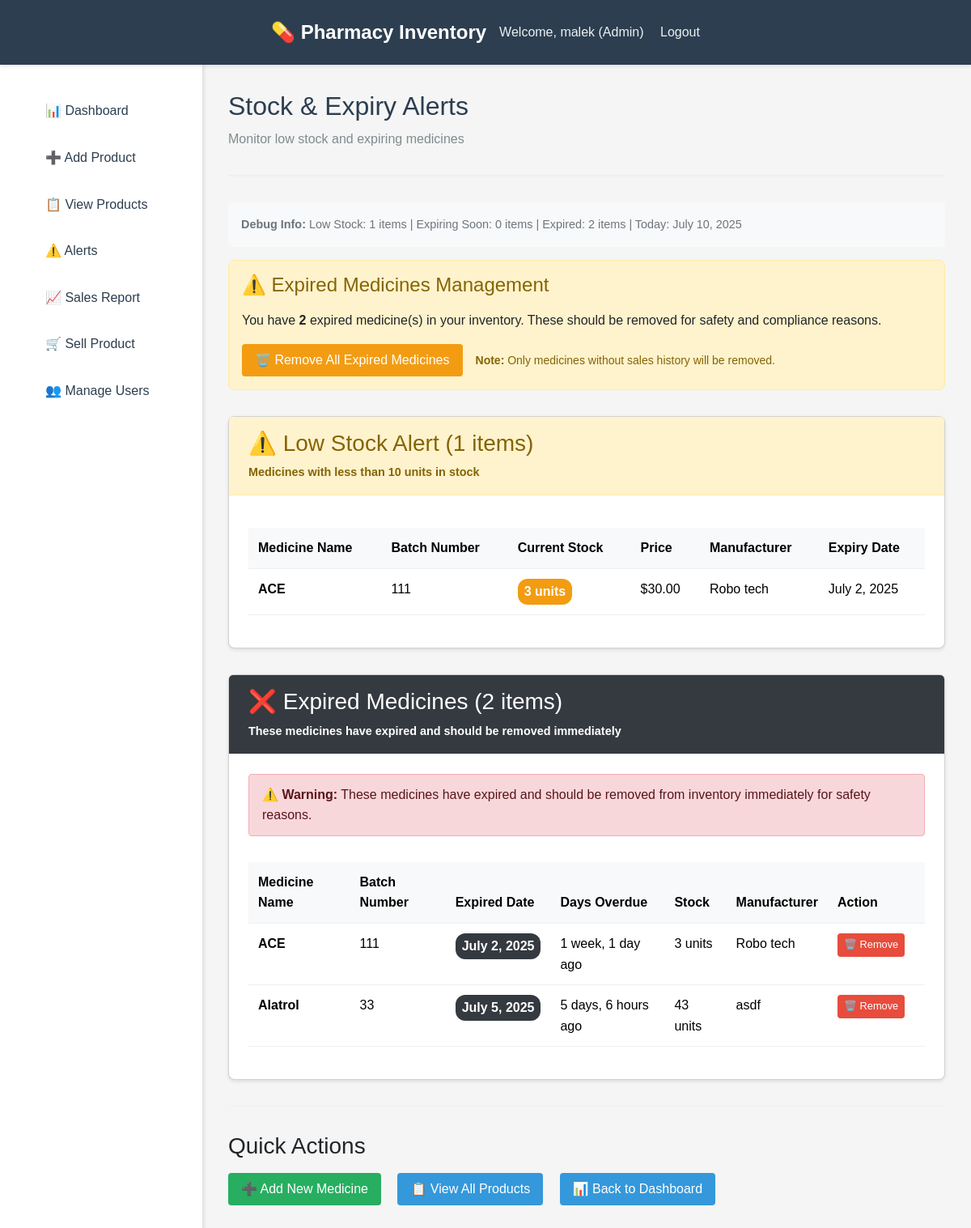
Screenshot of /alerts/ (signed in) with the database file from the repository.
### inventory/models.py (models this page shows, shortened)
class UserProfile(models.Model):
    ROLE_CHOICES = [
        ('admin', 'Admin'),
        ('manager', 'Manager'),
        ('sales_staff', 'Sales Staff'),
    ]
    user = models.OneToOneField(User, on_delete=models.CASCADE)
    role = models.CharField(max_length=20, choices=ROLE_CHOICES, default='sales_staff')
    phone = models.CharField(max_length=15, blank=True)

class Medicine(models.Model):
    name = models.CharField(max_length=200)
    batch_number = models.CharField(max_length=100)
    quantity = models.IntegerField()
    expiry_date = models.DateField()
    price = models.DecimalField(max_digits=10, decimal_places=2)
    manufacturer = models.CharField(max_length=200)
    created_at = models.DateTimeField(auto_now_add=True)
    updated_at = models.DateTimeField(auto_now=True)
    class Meta:
        unique_together = ['name', 'batch_number']

### inventory/views.py (the view)
# urls.py: path('alerts/', views.alerts, name='alerts'),
@login_required
@role_required(['admin', 'manager'])
def alerts(request):
    today = timezone.now().date()
    thirty_days_from_now = today + timedelta(days=30)
    low_stock_medicines = Medicine.objects.filter(quantity__lt=10).order_by('quantity', 'name')
    expiring_medicines = Medicine.objects.filter(
        expiry_date__lte=thirty_days_from_now,
        expiry_date__gt=today
    ).order_by('expiry_date', 'name')
    expired_medicines = Medicine.objects.filter(
        expiry_date__lt=today
    ).order_by('expiry_date', 'name')
    print(f"Low stock count: {low_stock_medicines.count()}")
    print(f"Expiring soon count: {expiring_medicines.count()}")
    print(f"Expired count: {expired_medicines.count()}")
    if low_stock_medicines.exists():
        print("Sample low stock medicines:")
        for med in low_stock_medicines[:3]:
            print(f"  - {med.name}: {med.quantity} units")
    if expiring_medicines.exists():
        print("Sample expiring medicines:")
        for med in expiring_medicines[:3]:
            print(f"  - {med.name}: expires {med.expiry_date}")
    context = {
        'low_stock_medicines': low_stock_medicines,
        'expiring_medicines': expiring_medicines,
        'expired_medicines': expired_medicines,
        'today': today,
        'thirty_days_from_now': thirty_days_from_now,
    }
    return render(request, 'inventory/alerts.html', context)

### templates/inventory/alerts.html (shortened to what this page needs)
{% extends 'base.html' %}
{% block content %}
<div style="padding-bottom: 1rem; margin-bottom: 2rem; border-bottom: 2px solid #ecf0f1;">
    <h1 style="font-size: 2rem; color: #2c3e50;">Stock & Expiry Alerts</h1>
    <p style="color: #7f8c8d;">Monitor low stock and expiring medicines</p>
</div>
<div style="background: #f8f9fa; padding: 1rem; border-radius: 4px; margin-bottom: 1rem; font-size: 0.9rem; color: #6c757d;">
    <strong>Debug Info:</strong>
    Low Stock: {{ low_stock_medicines.count }} items |
    Expiring Soon: {{ expiring_medicines.count }} items |
    Expired: {{ expired_medicines.count }} items |
    Today: {{ today }}
</div>
{% if expired_medicines %}
<div class="bulk-remove-section">
    <h4 style="color: #856404; margin-bottom: 1rem;">⚠️ Expired Medicines Management</h4>
    <p style="margin-bottom: 1rem;">
        You have <strong>{{ expired_medicines.count }}</strong> expired medicine(s) in your inventory.
        These should be removed for safety and compliance reasons.
    </p>
    <div style="display: flex; gap: 1rem; align-items: center;">
        <button type="button" class="btn btn-warning" onclick="showBulkRemoveModal()">
            🗑️ Remove All Expired Medicines
        </button>
        <small style="color: #856404;">
            <strong>Note:</strong> Only medicines without sales history will be removed.
        </small>
    </div>
</div>
{% endif %}
{% if low_stock_medicines %}
<div class="card" style="margin-bottom: 2rem;">
    <div class="card-header" style="background-color: #fff3cd; color: #856404; border-color: #ffeaa7;">
        <h3 style="margin: 0; display: flex; align-items: center;">
            ⚠️ Low Stock Alert ({{ low_stock_medicines.count }} items)
        </h3>
        <p style="margin: 0.5rem 0 0 0; font-size: 0.9rem;">Medicines with less than 10 units in stock</p>
    </div>
    <div class="card-body">
        <div style="overflow-x: auto;">
            <table class="table">
                <thead>
                    <tr>
                        <th>Medicine Name</th>
                        <th>Batch Number</th>
                        <th>Current Stock</th>
                        <th>Price</th>
                        <th>Manufacturer</th>
                        <th>Expiry Date</th>
                    </tr>
                </thead>
                <tbody>
                    {% for medicine in low_stock_medicines %}
                    <tr style="{% if medicine.quantity <= 5 %}background-color: #f8d7da;{% endif %}">
                        <td><strong>{{ medicine.name }}</strong></td>
                        <td>{{ medicine.batch_number }}</td>
                        <td>
                            <span class="badge badge-warning" style="font-size: 1rem; padding: 0.5rem;">
                                {{ medicine.quantity }} units
                            </span>
                        </td>
                        <td>${{ medicine.price }}</td>
                        <td>{{ medicine.manufacturer }}</td>
                        <td>{{ medicine.expiry_date }}</td>
                    </tr>
                    {% endfor %}
                </tbody>
            </table>
        </div>
    </div>
</div>
{% endif %}
{% if expired_medicines %}
<div class="card" style="margin-bottom: 2rem;">
    <div class="card-header" style="background-color: #343a40; color: white;">
        <h3 style="margin: 0; display: flex; align-items: center;">
            ❌ Expired Medicines ({{ expired_medicines.count }} items)
        </h3>
        <p style="margin: 0.5rem 0 0 0; font-size: 0.9rem;">These medicines have expired and should be removed immediately</p>
    </div>
    <div class="card-body">
        <div class="alert alert-danger" style="margin-bottom: 1rem;">
            <strong>⚠️ Warning:</strong> These medicines have expired and should be removed from inventory immediately for safety reasons.
        </div>
        <div style="overflow-x: auto;">
            <table class="table">
                <thead>
                    <tr>
                        <th>Medicine Name</th>
                        <th>Batch Number</th>
                        <th>Expired Date</th>
                        <th>Days Overdue</th>
                        <th>Stock</th>
                        <th>Manufacturer</th>
                        <th class="action-column">Action</th>
                    </tr>
                </thead>
                <tbody>
                    {% for medicine in expired_medicines %}
                    <tr style="background-color: #f8d7da;" id="medicine-row-{{ medicine.id }}">
                        <td><strong>{{ medicine.name }}</strong></td>
                        <td>{{ medicine.batch_number }}</td>
                        <td>
                            <span class="badge" style="background-color: #343a40; color: white; font-size: 1rem; padding: 0.5rem;">
                                {{ medicine.expiry_date }}
                            </span>
                        </td>
                        <td>
                            {% with days_overdue=medicine.expiry_date|timesince %}
                                {{ days_overdue }} ago
                            {% endwith %}
                        </td>
                        <td>{{ medicine.quantity }} units</td>
                        <td>{{ medicine.manufacturer }}</td>
                        <td class="action-column">
                            <button type="button" class="remove-btn"
                                    onclick="showRemoveModal({{ medicine.id }}, '{{ medicine.name }}', '{{ medicine.batch_number }}')">
                                🗑️ Remove
                            </button>
                        </td>
                    </tr>
                    {% endfor %}
                </tbody>
            </table>
        </div>
    </div>
</div>
{% endif %}
<div style="margin-top: 2rem; padding-top: 2rem; border-top: 1px solid #ecf0f1;">
    <h3 style="margin-bottom: 1rem;">Quick Actions</h3>
    <a href="{% url 'add_product' %}" class="btn btn-success" style="margin-right: 1rem;">
        ➕ Add New Medicine
    </a>
    <a href="{% url 'product_list' %}" class="btn">
        📋 View All Products
    </a>
    <a href="{% url 'dashboard' %}" class="btn" style="margin-left: 1rem;">
        📊 Back to Dashboard
    </a>
</div>
{% endblock %}

### templates/base.html (shortened to what this page needs)
<!DOCTYPE html>
<html lang="en">
<head>
    <link href="https://cdn.jsdelivr.net/npm/bootstrap@5.3.3/dist/css/bootstrap.min.css" rel="stylesheet">
</head>
<body>
    {% if user.is_authenticated %}
    <nav class="navbar">
        <div class="navbar-content">
            <a href="{% url 'dashboard' %}" class="navbar-brand">
                💊 Pharmacy Inventory
            </a>
            <div class="navbar-user">
                Welcome, {{ user.get_full_name|default:user.username }}
                {% if user.userprofile %}
                    ({{ user.userprofile.get_role_display }})
                {% endif %}
                <a href="{% url 'logout' %}">Logout</a>
            </div>
        </div>
    </nav>
    <div class="main-content">
        <nav class="sidebar">
            <ul>
                <li><a href="{% url 'dashboard' %}">📊 Dashboard</a></li>
                {% if user.userprofile.role != 'sales_staff' %}
                <li><a href="{% url 'add_product' %}">➕ Add Product</a></li>
                <li><a href="{% url 'product_list' %}">📋 View Products</a></li>
                <li><a href="{% url 'alerts' %}">⚠️ Alerts</a></li>
                <li><a href="{% url 'sales_report' %}">📈 Sales Report</a></li>
                {% endif %}
                <li><a href="{% url 'sell_product' %}">🛒 Sell Product</a></li>
                {% if user.userprofile.role == 'admin' %}
                <li><a href="{% url 'manage_users' %}">👥 Manage Users</a></li>
                {% endif %}
            </ul>
        </nav>
        <main class="content">
            {% block content %}
            {% endblock %}
        </main>
    </div>
    {% else %}
        {% comment %} {% block content %}
        {% endblock %} {% endcomment %}
    {% endif %}
</body>
</html>

### templates/base.html (style rules this page uses)
* { margin: 0; padding: 0; box-sizing: border-box; }
body { font-family: Arial, sans-serif; background-color: #f5f5f5; line-height: 1.6; }
.navbar { background-color: #2c3e50; color: white; padding: 1rem 0; box-shadow: 0 2px 4px rgba(0,0,0,0.1); }
.navbar-content { max-width: 1200px; margin: 0 auto; display: flex; justify-content: space-between; align-items: center; padding: 0 1rem; }
.navbar-brand { font-size: 1.5rem; font-weight: bold; text-decoration: none; color: white; }
.navbar-user { color: #ecf0f1; }
.navbar-user a { color: #ecf0f1; text-decoration: none; margin-left: 1rem; }
.main-content { display: flex; min-height: calc(100vh - 70px); }
.sidebar { width: 250px; background: white; padding: 2rem 0; box-shadow: 2px 0 4px rgba(0,0,0,0.1); }
.sidebar ul { list-style: none; }
.sidebar li { margin-bottom: 0.5rem; }
.sidebar a { display: block; padding: 0.75rem 1.5rem; color: #2c3e50; text-decoration: none; transition: background 0.3s; }
.content { flex: 1; padding: 2rem; }
.alert { padding: 0.75rem 1rem; margin-bottom: 1rem; border-radius: 4px; }
.btn { display: inline-block; padding: 0.5rem 1rem; background: #3498db; color: white; text-decoration: none; border-radius: 4px; border: none; cursor: pointer; transition: background 0.3s; }
.btn-success { background: #27ae60; }
.btn-warning { background: #f39c12; }
.card { background: white; border-radius: 8px; box-shadow: 0 2px 4px rgba(0,0,0,0.1); margin-bottom: 2rem; }
.card-header { padding: 1rem 1.5rem; border-bottom: 1px solid #ecf0f1; font-weight: bold; background: #f8f9fa; }
.card-body { padding: 1.5rem; }
.table { width: 100%; border-collapse: collapse; margin-top: 1rem; }
.table th, .table td { padding: 0.75rem; text-align: left; border-bottom: 1px solid #ecf0f1; }
.table th { background: #f8f9fa; font-weight: bold; }
.badge { display: inline-block; padding: 0.25rem 0.5rem; font-size: 0.8rem; border-radius: 12px; color: white; }
.badge-warning { background: #f39c12; }

### templates/inventory/alerts.html (style rules this page uses)
.remove-btn { background: #e74c3c; border: none; color: white; padding: 0.25rem 0.5rem; border-radius: 4px; font-size: 0.8rem; cursor: pointer; transition: background 0.3s; }
.bulk-remove-section { background: #fff3cd; border: 1px solid #ffeaa7; border-radius: 8px; padding: 1rem; margin-bottom: 2rem; }
.action-column { width: 120px; text-align: center; }

### rows the page displays
Medicine: name "ACE", batch_number "111", quantity "3", price "30.00", manufacturer "Robo tech", expiry_date "July 2, 2025", medicine "1 week, 1 day"
Medicine: name "Alatrol", batch_number "33", expiry_date "July 5, 2025", medicine "5 days, 6 hours", quantity "43", manufacturer "asdf"

### other values shown
{{ user.get_full_name|default:user.username }} "malek"
{{ user.userprofile.get_role_display }} "Admin"
{{ low_stock_medicines.count }} "1"
{{ expiring_medicines.count }} "0"
{{ expired_medicines.count }} "2"
{{ today }} "July 10, 2025"
